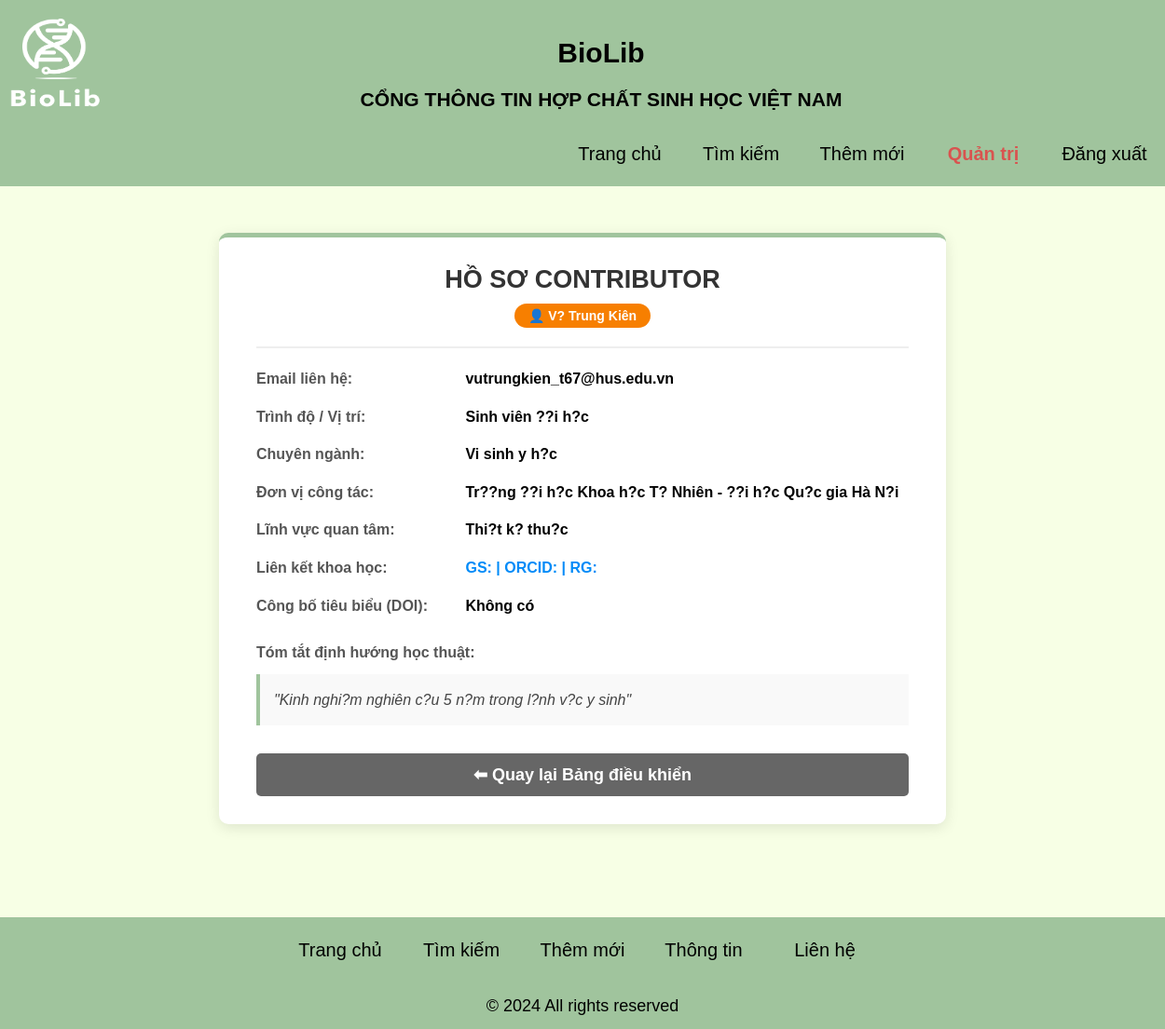
The page /view_user.php?id=9 (signed in) on the database its author committed.
### tables this page shows
CREATE TABLE `users` (
  `id` int(11) NOT NULL,
  `username` varchar(50) NOT NULL,
  `password` varchar(255) NOT NULL,
  `role` enum('user','admin') NOT NULL DEFAULT 'user',
  `email` varchar(100) DEFAULT NULL,
  `fullname` varchar(150) DEFAULT NULL,
  `academic_level` varchar(100) DEFAULT NULL,
  `major` varchar(255) DEFAULT NULL,
  `institution` varchar(255) DEFAULT NULL,
  `research_interests` varchar(255) DEFAULT NULL,
  `academic_statement` text DEFAULT NULL,
  `profile_links` text DEFAULT NULL,
  `publications` varchar(255) DEFAULT NULL
);

### view_user.php (the view, shortened to what this page needs)
<?php
include_once 'connectdb.php';
$user_id = mysqli_real_escape_string($conn, $_GET['id']);
$sql = "SELECT * FROM users WHERE id = '$user_id'";
$result = mysqli_query($conn, $sql);
$user = mysqli_fetch_assoc($result);
include_once 'header.php';
?>
<!DOCTYPE html>
<html lang="vi">
<head>
</head>
<body>
    <div class="profile-container">
        <div class="profile-header">
            <h2>HỒ SƠ CONTRIBUTOR</h2>
            <div class="badge">👤 <?php echo htmlspecialchars($user['fullname'] ? $user['fullname'] : $user['username']); ?></div>
        </div>
        <div class="info-group">
            <span class="info-label">Email liên hệ:</span>
            <span class="info-value"><?php echo htmlspecialchars($user['email'] ? $user['email'] : 'Chưa cập nhật'); ?></span>
        </div>
        <div class="info-group">
            <span class="info-label">Trình độ / Vị trí:</span>
            <span class="info-value"><?php echo htmlspecialchars($user['academic_level'] ? $user['academic_level'] : 'Chưa cập nhật'); ?></span>
        </div>
        <div class="info-group">
            <span class="info-label">Chuyên ngành:</span>
            <span class="info-value"><?php echo htmlspecialchars($user['major'] ? $user['major'] : 'Chưa cập nhật'); ?></span>
        </div>
        <div class="info-group">
            <span class="info-label">Đơn vị công tác:</span>
            <span class="info-value"><?php echo htmlspecialchars($user['institution'] ? $user['institution'] : 'Chưa cập nhật'); ?></span>
        </div>
        <div class="info-group">
            <span class="info-label">Lĩnh vực quan tâm:</span>
            <span class="info-value"><?php echo htmlspecialchars($user['research_interests'] ? $user['research_interests'] : 'Chưa cập nhật'); ?></span>
        </div>
        <div class="info-group">
            <span class="info-label">Liên kết khoa học:</span>
            <span class="info-value" style="color: #008bf8;"><?php echo htmlspecialchars($user['profile_links'] ? $user['profile_links'] : 'Không có'); ?></span>
        </div>
        <div class="info-group">
            <span class="info-label">Công bố tiêu biểu (DOI):</span>
            <span class="info-value"><?php echo htmlspecialchars($user['publications'] ? $user['publications'] : 'Không có'); ?></span>
        </div>
        <div class="info-group" style="margin-top: 25px;">
            <span class="info-label" style="width: 100%;">Tóm tắt định hướng học thuật:</span>
            <div class="statement-box">
                "<?php echo nl2br(htmlspecialchars($user['academic_statement'] ? $user['academic_statement'] : 'Người dùng chưa có chia sẻ nào.')); ?>"
            </div>
        </div>
        <a href="admin_dashboard.php" class="btn-back">⬅ Quay lại Bảng điều khiển</a>
    </div>
</body>
<?php include_once 'footer.php'; ?>
</html>

### header.php (style rules this page uses)
body { font-family: "Arial"; font-size: 18px; margin: 0; height: 100vh; background: rgb(247, 255, 229); color: #000; }
:root { --color-primary: rgb(247, 255, 229); }
a { cursor: pointer; text-align: right; display: block; }

### view_user.php (style rules this page uses)
.profile-container { width: 700px; margin: 50px auto 100px auto; background: #fff; padding: 30px 40px; border-radius: 10px; box-shadow: 0 4px 15px rgba(0,0,0,0.1); border-top: 5px solid rgb(160, 196, 157); }
.profile-header { text-align: center; border-bottom: 2px solid #eee; padding-bottom: 20px; margin-bottom: 20px; }
.profile-header h2 { margin: 0; color: #333; }
.badge { display: inline-block; background-color: #f77f00; color: white; padding: 5px 15px; border-radius: 20px; font-size: 14px; font-weight: bold; margin-top: 10px; }
.info-group { margin-bottom: 15px; font-size: 16px; line-height: 1.6; }
.info-label { font-weight: bold; color: #555; display: inline-block; width: 220px; }
.info-value { color: #000; font-weight: bold; }
.statement-box { background-color: #f9f9f9; border-left: 4px solid rgb(160, 196, 157); padding: 15px; margin-top: 10px; font-style: italic; color: #444; }
.btn-back { display: block; text-align: center; background-color: #666; color: white; padding: 12px; text-decoration: none; border-radius: 5px; font-weight: bold; margin-top: 30px; transition: 0.3s; }

### footer.php (style rules this page uses)
body { margin: 0; padding-bottom: 50px; min-height: 100vh; position: relative; }

### rows shown on the page
users: fullname "V? Trung Kiên", email "vutrungkien_t67@hus.edu.vn", academic_level "Sinh viên ??i h?c", major "Vi sinh y h?c", institution "Tr??ng ??i h?c Khoa h?c T? Nhiên - ??i h?c Qu?c gia Hà N?i", research_interests "Thi?t k? thu?c", profile_links "GS: | ORCID: | RG:", publications "Không có", academic_statement "Kinh nghi?m nghiên c?u 5 n?m trong l?nh v?c y sinh"
